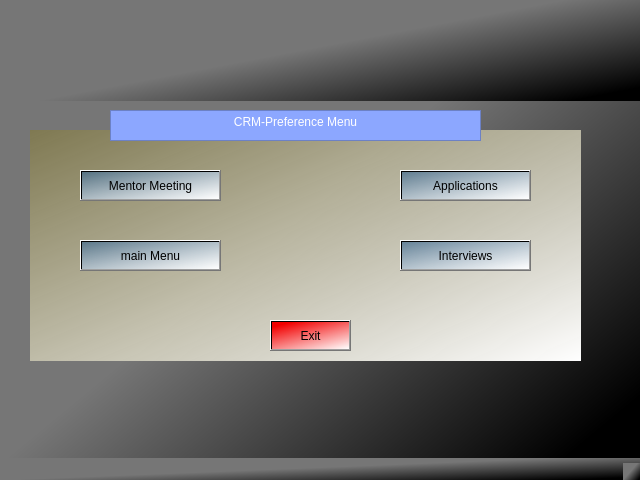
<?xml version="1.0" encoding="UTF-8"?>
<ui version="4.0">
 <class>MainWindow</class>
 <widget class="QMainWindow" name="MainWindow">
  <property name="geometry">
   <rect>
    <x>0</x>
    <y>0</y>
    <width>640</width>
    <height>480</height>
   </rect>
  </property>
  <property name="windowTitle">
   <string>MainWindow</string>
  </property>
  <property name="styleSheet">
   <string notr="true">background-color: qlineargradient(spread:pad, x1:1, y1:0.863636, x2:0, y2:0, stop:0 rgba(0, 0, 0, 255), stop:0.5 rgba(118, 118, 118, 255));</string>
  </property>
  <widget class="QWidget" name="centralwidget">
   <widget class="QLabel" name="label">
    <property name="enabled">
     <bool>true</bool>
    </property>
    <property name="geometry">
     <rect>
      <x>30</x>
      <y>0</y>
      <width>611</width>
      <height>101</height>
     </rect>
    </property>
    <property name="sizePolicy">
     <sizepolicy hsizetype="Ignored" vsizetype="Maximum">
      <horstretch>0</horstretch>
      <verstretch>0</verstretch>
     </sizepolicy>
    </property>
    <property name="text">
     <string/>
    </property>
    <property name="pixmap">
     <pixmap>../../../Downloads/1000329340.png</pixmap>
    </property>
   </widget>
   <widget class="QLabel" name="label_2">
    <property name="geometry">
     <rect>
      <x>30</x>
      <y>130</y>
      <width>551</width>
      <height>231</height>
     </rect>
    </property>
    <property name="styleSheet">
     <string notr="true">background-color: qlineargradient(spread:pad, x1:0, y1:0, x2:1, y2:1, stop:0 rgba(131, 122, 65, 175), stop:1 rgba(255, 255, 255, 255));</string>
    </property>
    <property name="text">
     <string/>
    </property>
   </widget>
   <widget class="QTextBrowser" name="textBrowser">
    <property name="geometry">
     <rect>
      <x>110</x>
      <y>110</y>
      <width>371</width>
      <height>31</height>
     </rect>
    </property>
    <property name="styleSheet">
     <string notr="true">background-color: rgb(140, 167, 255)</string>
    </property>
    <property name="html">
     <string>&lt;!DOCTYPE HTML PUBLIC &quot;-//W3C//DTD HTML 4.0//EN&quot; &quot;http://www.w3.org/TR/REC-html40/strict.dtd&quot;&gt;
&lt;html&gt;&lt;head&gt;&lt;meta name=&quot;qrichtext&quot; content=&quot;1&quot; /&gt;&lt;meta charset=&quot;utf-8&quot; /&gt;&lt;style type=&quot;text/css&quot;&gt;
p, li { white-space: pre-wrap; }
hr { height: 1px; border-width: 0; }
li.unchecked::marker { content: &quot;\2610&quot;; }
li.checked::marker { content: &quot;\2612&quot;; }
&lt;/style&gt;&lt;/head&gt;&lt;body style=&quot; font-family:'Segoe UI'; font-size:9pt; font-weight:400; font-style:normal;&quot;&gt;
&lt;p align=&quot;center&quot; style=&quot; margin-top:0px; margin-bottom:0px; margin-left:0px; margin-right:0px; -qt-block-indent:0; text-indent:0px;&quot;&gt;&lt;span style=&quot; color:#ffffff;&quot;&gt;CRM-Preference Menu&lt;/span&gt;&lt;/p&gt;&lt;/body&gt;&lt;/html&gt;</string>
    </property>
   </widget>
   <widget class="QPushButton" name="pushButton">
    <property name="geometry">
     <rect>
      <x>80</x>
      <y>170</y>
      <width>141</width>
      <height>31</height>
     </rect>
    </property>
    <property name="styleSheet">
     <string notr="true">font: 700 10pt &quot;Tahoma&quot;;

background-color: qlineargradient(spread:pad, x1:0, y1:0, x2:1, y2:1, stop:0 rgba(59, 102, 140, 175), stop:1 rgba(255, 255, 255, 255));</string>
    </property>
    <property name="text">
     <string>Mentor Meeting</string>
    </property>
   </widget>
   <widget class="QPushButton" name="pushButton_2">
    <property name="geometry">
     <rect>
      <x>80</x>
      <y>240</y>
      <width>141</width>
      <height>31</height>
     </rect>
    </property>
    <property name="styleSheet">
     <string notr="true">font: 700 10pt &quot;Tahoma&quot;;
background-color: qlineargradient(spread:pad, x1:0, y1:0, x2:1, y2:1, stop:0 rgba(59, 102, 140, 175), stop:1 rgba(255, 255, 255, 255));</string>
    </property>
    <property name="text">
     <string>main Menu</string>
    </property>
   </widget>
   <widget class="QPushButton" name="pushButton_3">
    <property name="geometry">
     <rect>
      <x>400</x>
      <y>240</y>
      <width>131</width>
      <height>31</height>
     </rect>
    </property>
    <property name="styleSheet">
     <string notr="true">font: 700 10pt &quot;Tahoma&quot;;
background-color: qlineargradient(spread:pad, x1:0, y1:0, x2:1, y2:1, stop:0 rgba(59, 102, 140, 175), stop:1 rgba(255, 255, 255, 255));</string>
    </property>
    <property name="text">
     <string>Interviews</string>
    </property>
   </widget>
   <widget class="QPushButton" name="pushButton_4">
    <property name="geometry">
     <rect>
      <x>400</x>
      <y>170</y>
      <width>131</width>
      <height>31</height>
     </rect>
    </property>
    <property name="styleSheet">
     <string notr="true">font: 700 10pt &quot;Tahoma&quot;;
background-color: qlineargradient(spread:pad, x1:0, y1:0, x2:1, y2:1, stop:0 rgba(59, 102, 140, 175), stop:1 rgba(255, 255, 255, 255));</string>
    </property>
    <property name="text">
     <string>Applications</string>
    </property>
   </widget>
   <widget class="QPushButton" name="pushButton_5">
    <property name="geometry">
     <rect>
      <x>270</x>
      <y>320</y>
      <width>81</width>
      <height>31</height>
     </rect>
    </property>
    <property name="styleSheet">
     <string notr="true">font: 600 10pt &quot;Segoe UI&quot;;
background-color: qlineargradient(spread:pad, x1:0.25, y1:0, x2:1, y2:1, stop:0 rgba(242, 0, 0, 255), stop:1 rgba(255, 255, 255, 255));</string>
    </property>
    <property name="text">
     <string>Exit</string>
    </property>
   </widget>
  </widget>
  <widget class="QMenuBar" name="menubar">
   <property name="geometry">
    <rect>
     <x>0</x>
     <y>0</y>
     <width>640</width>
     <height>22</height>
    </rect>
   </property>
  </widget>
  <widget class="QStatusBar" name="statusbar"/>
 </widget>
 <resources/>
 <connections/>
</ui>
